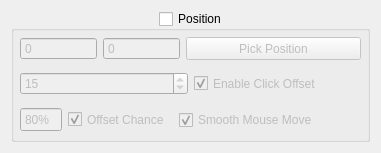
      <widget class="QWidget" name="tabWidgetPage2">
       <attribute name="title">
        <string>Position</string>
       </attribute>
       <layout class="QVBoxLayout" name="verticalLayout_6">
        <property name="sizeConstraint">
         <enum>QLayout::SizeConstraint::SetMaximumSize</enum>
        </property>
        <item>
         <widget class="QGroupBox" name="PositionGroupBox">
          <property name="sizePolicy">
           <sizepolicy hsizetype="Minimum" vsizetype="Maximum">
            <horstretch>0</horstretch>
            <verstretch>0</verstretch>
           </sizepolicy>
          </property>
          <property name="toolTipDuration">
           <number>-1</number>
          </property>
          <property name="locale">
           <locale language="English" country="UnitedStates"/>
          </property>
          <property name="title">
           <string>Position</string>
          </property>
          <property name="alignment">
           <set>Qt::AlignmentFlag::AlignHCenter|Qt::AlignmentFlag::AlignTop</set>
          </property>
          <property name="flat">
           <bool>true</bool>
          </property>
          <property name="checkable">
           <bool>true</bool>
          </property>
          <property name="checked">
           <bool>false</bool>
          </property>
          <layout class="QVBoxLayout" name="verticalLayout_2">
           <property name="spacing">
            <number>6</number>
           </property>
           <property name="leftMargin">
            <number>3</number>
           </property>
           <property name="topMargin">
            <number>3</number>
           </property>
           <property name="rightMargin">
            <number>3</number>
           </property>
           <property name="bottomMargin">
            <number>3</number>
           </property>
           <item>
            <widget class="QFrame" name="frame_3">
             <property name="frameShape">
              <enum>QFrame::Shape::NoFrame</enum>
             </property>
             <property name="frameShadow">
              <enum>QFrame::Shadow::Plain</enum>
             </property>
             <property name="lineWidth">
              <number>1</number>
             </property>
             <layout class="QHBoxLayout" name="horizontalLayout_6">
              <property name="leftMargin">
               <number>3</number>
              </property>
              <property name="topMargin">
               <number>3</number>
              </property>
              <property name="rightMargin">
               <number>3</number>
              </property>
              <property name="bottomMargin">
               <number>3</number>
              </property>
              <item>
               <widget class="QSpinBox" name="PosXInput">
                <property name="maximumSize">
                 <size>
                  <width>96</width>
                  <height>25</height>
                 </size>
                </property>
                <property name="toolTip">
                 <string>X position on screen</string>
                </property>
                <property name="toolTipDuration">
                 <number>-1</number>
                </property>
                <property name="locale">
                 <locale language="English" country="UnitedStates"/>
                </property>
                <property name="frame">
                 <bool>true</bool>
                </property>
                <property name="readOnly">
                 <bool>false</bool>
                </property>
                <property name="buttonSymbols">
                 <enum>QAbstractSpinBox::ButtonSymbols::NoButtons</enum>
                </property>
                <property name="maximum">
                 <number>999999</number>
                </property>
                <property name="value">
                 <number>0</number>
                </property>
               </widget>
              </item>
              <item>
               <widget class="QSpinBox" name="PosYInput">
                <property name="maximumSize">
                 <size>
                  <width>96</width>
                  <height>25</height>
                 </size>
                </property>
                <property name="toolTip">
                 <string>Y position on screen</string>
                </property>
                <property name="toolTipDuration">
                 <number>-1</number>
                </property>
                <property name="locale">
                 <locale language="English" country="UnitedStates"/>
                </property>
                <property name="frame">
                 <bool>true</bool>
                </property>
                <property name="readOnly">
                 <bool>false</bool>
                </property>
                <property name="buttonSymbols">
                 <enum>QAbstractSpinBox::ButtonSymbols::NoButtons</enum>
                </property>
                <property name="maximum">
                 <number>999999</number>
                </property>
                <property name="value">
                 <number>0</number>
                </property>
               </widget>
              </item>
              <item>
               <widget class="QPushButton" name="PickPositionButton">
                <property name="minimumSize">
                 <size>
                  <width>175</width>
                  <height>20</height>
                 </size>
                </property>
                <property name="maximumSize">
                 <size>
                  <width>16777215</width>
                  <height>25</height>
                 </size>
                </property>
                <property name="toolTip">
                 <string>pick where the autoclicker should click (the mouse can not be moved while the autoclicker is active)</string>
                </property>
                <property name="toolTipDuration">
                 <number>-1</number>
                </property>
                <property name="locale">
                 <locale language="English" country="UnitedStates"/>
                </property>
                <property name="text">
                 <string>Pick Position</string>
                </property>
               </widget>
              </item>
             </layout>
            </widget>
           </item>
           <item>
            <widget class="QFrame" name="frame_4">
             <property name="frameShape">
              <enum>QFrame::Shape::NoFrame</enum>
             </property>
             <property name="frameShadow">
              <enum>QFrame::Shadow::Plain</enum>
             </property>
             <layout class="QHBoxLayout" name="horizontalLayout_11">
              <property name="leftMargin">
               <number>3</number>
              </property>
              <property name="topMargin">
               <number>3</number>
              </property>
              <property name="rightMargin">
               <number>3</number>
              </property>
              <property name="bottomMargin">
               <number>3</number>
              </property>
              <item>
               <widget class="QSpinBox" name="OffsetInput">
                <property name="maximumSize">
                 <size>
                  <width>200</width>
                  <height>25</height>
                 </size>
                </property>
                <property name="toolTip">
                 <string>&lt;html&gt;&lt;head/&gt;&lt;body&gt;&lt;p&gt;Click offset will move the mouse between each click. This feature is designed to make the clicker seem more &amp;quot;human&amp;quot;. &lt;/p&gt;&lt;p&gt;&lt;span style=&quot; font-weight:700;&quot;&gt;A value between 3 and 10 is recommended&lt;/span&gt;&lt;/p&gt;&lt;p&gt;Please note that I have no clue if this actually does anything against the detection of this autoclicker :)&lt;/p&gt;&lt;/body&gt;&lt;/html&gt;</string>
                </property>
                <property name="toolTipDuration">
                 <number>-1</number>
                </property>
                <property name="locale">
                 <locale language="English" country="UnitedStates"/>
                </property>
                <property name="maximum">
                 <number>1000</number>
                </property>
                <property name="value">
                 <number>15</number>
                </property>
               </widget>
              </item>
              <item>
               <widget class="QCheckBox" name="OffsetCheckBox">
                <property name="maximumSize">
                 <size>
                  <width>16777215</width>
                  <height>25</height>
                 </size>
                </property>
                <property name="toolTipDuration">
                 <number>-1</number>
                </property>
                <property name="locale">
                 <locale language="English" country="UnitedStates"/>
                </property>
                <property name="text">
                 <string>Enable Click Offset</string>
                </property>
                <property name="checked">
                 <bool>true</bool>
                </property>
               </widget>
              </item>
             </layout>
            </widget>
           </item>
           <item>
            <widget class="QFrame" name="frame_14">
             <property name="frameShape">
              <enum>QFrame::Shape::NoFrame</enum>
             </property>
             <property name="frameShadow">
              <enum>QFrame::Shadow::Plain</enum>
             </property>
             <layout class="QHBoxLayout" name="horizontalLayout_21">
              <property name="leftMargin">
               <number>3</number>
              </property>
              <property name="topMargin">
               <number>3</number>
              </property>
              <property name="rightMargin">
               <number>3</number>
              </property>
              <property name="bottomMargin">
               <number>3</number>
              </property>
              <item>
               <widget class="QSpinBox" name="OffsetChanceInput">
                <property name="maximumSize">
                 <size>
                  <width>50</width>
                  <height>25</height>
                 </size>
                </property>
                <property name="toolTip">
                 <string>&lt;html&gt;&lt;head/&gt;&lt;body&gt;&lt;p&gt;Speed Variation changes how fast the autoclicker clicks every click, averaging to the number of clicks set.&lt;/p&gt;&lt;p&gt;(50% at 10 clicks per second will fluctuate between 5 and 15 clicks per second, averaging to 10cps.)&lt;/p&gt;&lt;p&gt;&lt;span style=&quot; font-weight:700;&quot;&gt;A value between 10 and 90 is recommended&lt;/span&gt;&lt;/p&gt;&lt;/body&gt;&lt;/html&gt;</string>
                </property>
                <property name="toolTipDuration">
                 <number>-1</number>
                </property>
                <property name="locale">
                 <locale language="English" country="UnitedStates"/>
                </property>
                <property name="frame">
                 <bool>true</bool>
                </property>
                <property name="readOnly">
                 <bool>false</bool>
                </property>
                <property name="buttonSymbols">
                 <enum>QAbstractSpinBox::ButtonSymbols::NoButtons</enum>
                </property>
                <property name="suffix">
                 <string>%</string>
                </property>
                <property name="maximum">
                 <number>100</number>
                </property>
                <property name="singleStep">
                 <number>5</number>
                </property>
                <property name="value">
                 <number>80</number>
                </property>
               </widget>
              </item>
              <item>
               <widget class="QCheckBox" name="OffsetChanceCheckBox">
                <property name="maximumSize">
                 <size>
                  <width>16777215</width>
                  <height>25</height>
                 </size>
                </property>
                <property name="toolTipDuration">
                 <number>-1</number>
                </property>
                <property name="locale">
                 <locale language="English" country="UnitedStates"/>
                </property>
                <property name="text">
                 <string>Offset Chance</string>
                </property>
                <property name="checked">
                 <bool>true</bool>
                </property>
               </widget>
              </item>
              <item>
               <widget class="QFrame" name="frame_13">
                <property name="frameShape">
                 <enum>QFrame::Shape::NoFrame</enum>
                </property>
                <property name="frameShadow">
                 <enum>QFrame::Shadow::Plain</enum>
                </property>
                <layout class="QHBoxLayout" name="horizontalLayout_20">
                 <property name="leftMargin">
                  <number>3</number>
                 </property>
                 <property name="topMargin">
                  <number>3</number>
                 </property>
                 <property name="rightMargin">
                  <number>3</number>
                 </property>
                 <property name="bottomMargin">
                  <number>3</number>
                 </property>
                 <item>
                  <widget class="QCheckBox" name="SmoothingCheckBox">
                   <property name="maximumSize">
                    <size>
                     <width>16777215</width>
                     <height>25</height>
                    </size>
                   </property>
                   <property name="toolTip">
                    <string>&lt;html&gt;&lt;head/&gt;&lt;body&gt;&lt;p&gt;only works up to 50 clicks per second. moves mouse smoothly instead of teleporting cursor.&lt;/p&gt;&lt;/body&gt;&lt;/html&gt;</string>
                   </property>
                   <property name="toolTipDuration">
                    <number>-1</number>
                   </property>
                   <property name="locale">
                    <locale language="English" country="UnitedStates"/>
                   </property>
                   <property name="text">
                    <string>Smooth Mouse Move</string>
                   </property>
                   <property name="checked">
                    <bool>true</bool>
                   </property>
                  </widget>
                 </item>
                 <item>
                  <spacer name="horizontalSpacer_3">
                   <property name="orientation">
                    <enum>Qt::Orientation::Horizontal</enum>
                   </property>
                   <property name="sizeType">
                    <enum>QSizePolicy::Policy::Expanding</enum>
                   </property>
                   <property name="sizeHint" stdset="0">
                    <size>
                     <width>40</width>
                     <height>20</height>
                    </size>
                   </property>
                  </spacer>
                 </item>
                </layout>
               </widget>
              </item>
             </layout>
            </widget>
           </item>
          </layout>
         </widget>
        </item>
       </layout>
      </widget>
